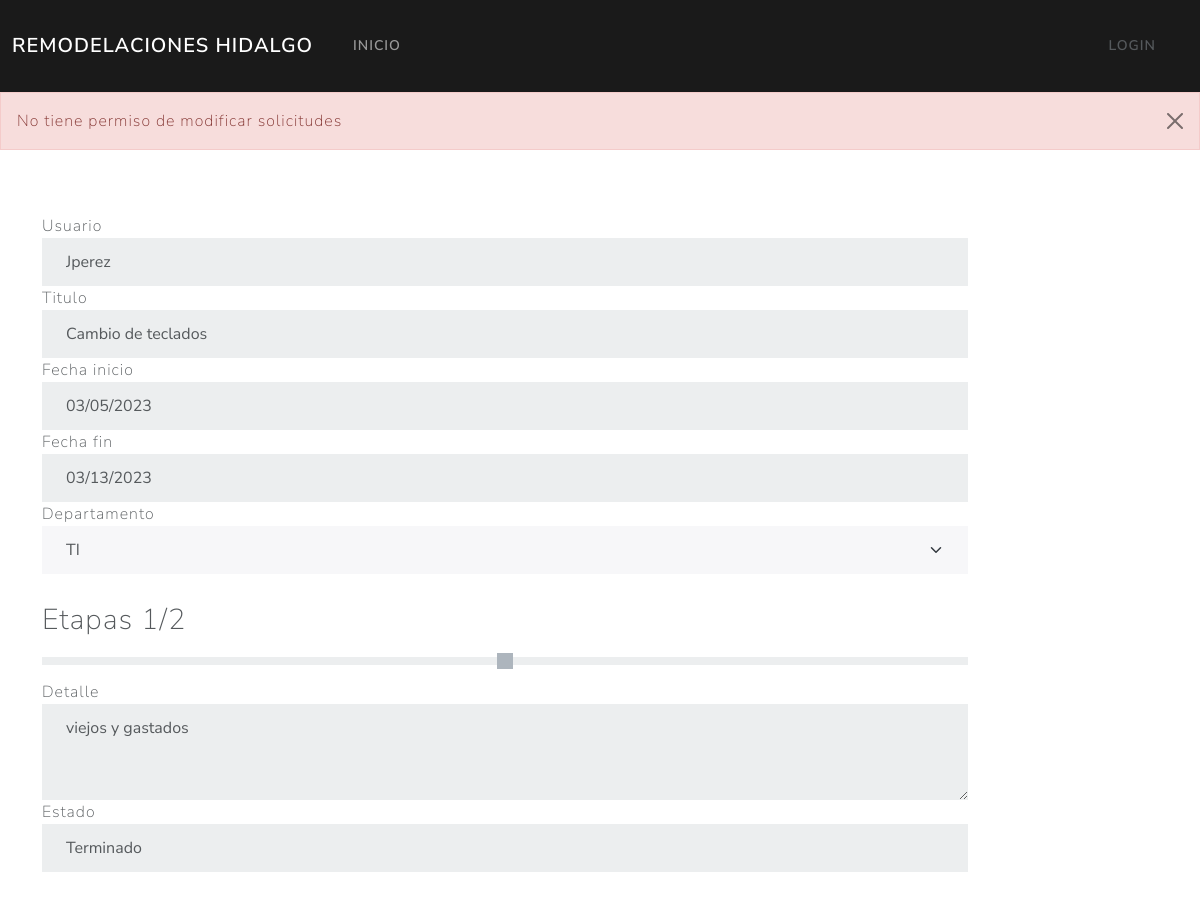
/editarSolicitud/3, run on the app's committed database.
### Solicitud/models.py (models this page shows, shortened)
class Solicitud(models.Model):
    id = models.AutoField(primary_key=True)
    titulo = models.CharField(max_length=30, null=False)
    detalle = models.CharField(max_length=300, null=False)
    fecha_Inicio = models.DateField(default=now())
    fecha_Fin = models.DateField(null=False)
    usuario = models.ForeignKey(User, on_delete=models.CASCADE)
    departamento = models.ForeignKey(Departamento, on_delete=models.CASCADE)
    etapas = models.SmallIntegerField()
    completadas = models.SmallIntegerField(default=0)
    estado = models.ForeignKey(estado, on_delete=models.CASCADE, default=1)
    agregado = models.DateTimeField(default=now())

class estado(models.Model):
    idEstado = models.AutoField(primary_key=True)
    nombre = models.CharField(max_length=20)
    def __str__(self):
        return self.nombre

### Solicitud/views.py (the view)
# urls.py: path('editarSolicitud/<codigo>', views.editarSolicitud, name='editarSolicitud'),
def editarSolicitud(request, codigo):
    if not request.user.has_perm('Solicitud.change_solicitud'):
        messages.error(request, 'No tiene permiso de modificar solicitudes')
    solicitud = Solicitud.objects.get(id=codigo)
    Departamentos = Departamento.objects.all()
    return render(request,'actualizarSolicitud.html',{
        's': solicitud,
        'dptos': Departamentos
    })

### templates/actualizarSolicitud.html (shortened to what this page needs)
{% extends "base.html" %}
{% block content %}
    <div class="container mt-5">
        <form action="/modificarSolicitud/" method="post">
            <fieldset>
                {% if perms.Solicitud.change_solicitud %}
                <input type="hidden" name="id" value="{{s.id}}">
                <input type="hidden" name="etapa" value="{{s.etapas}}">
                <legend>Solicitud de proyecto</legend>
                <div class="form-group row">
                    <label for="user">Usuario</label>
                    <div class="col-sm-10">
                        <input class="form-control" readonly type="text" name="user" value="{{s.usuario}}">
                    </div>
                    <label for="titulo">Titulo</label>
                    <div class="col-sm-10">
                        <input class="form-control" type="text" name="titulo" value="{{s.titulo}}">
                    </div>
                    <label for="fechainicio">Fecha inicio</label>
                    <div class="col-sm-10">
                        <input class="form-control" type="date" name="fechainicio" value="{{s.fecha_Inicio|date:'Y-m-d'}}">
                    </div>
                    <label for="fechafin">Fecha fin</label>
                    <div class="col-sm-10">
                        <input class="form-control" type="date" name="fechafin" value="{{s.fecha_Fin|date:'Y-m-d'}}">
                    </div>
                    <label for="departamento">Departamento</label>
                    <div class="col-sm-10">
                        <select class="form-select" name="departamento">
                            {% for dpto in dptos %}
                                {% if s.departamento.nombre == dpto.nombre %}
                                <option value="{{dpto.idDepartamento}}" selected>{{dpto.nombre}}</option>
                                {% endif %}
                                <option value="{{dpto.idDepartamento}}" >{{dpto.nombre}}</option>
                            {% endfor %}
                        </select>
                    </div>
                    <label class="form-label mt-4" for="rango" >Etapas <span id="valor">{{s.completadas}}/{{s.etapas}}</span></label>
                    <div class="col-sm-10">
                        <input class="form-range" type="range" id="completadas" name="completadas" class="form-range" min="0" max="{{s.etapas}}" step="1" id="customRange3" onchange="mostrarValor()" value="{{s.completadas}}">
                    </div>
                    <label for="detalle">Detalle</label>
                    <div class="col-sm-10">
                        <textarea rows="3" class="form-control" wrap="soft" name="detalle">{{s.detalle}}</textarea>
                    </div>
                    <label for="estado">Estado</label>
                    <div class="col-sm-10">
                        <input class="form-control" readonly type="text" name="estado" value="{{s.estado}}">
                    </div>
                </div>
                    <button type="submit" class="btn btn-primary mt-3 mb-4">Modificar</button>
                    <a href="/eliminarSolicitud/{{s.id}}/" class="btn btn-danger mt-3 mb-4">Eliminar</a>
                    <a href="{% url 'listaSolicitudes' %}" class="btn btn-primary mt-3 mb-4">Atras</a>
                {% else %}
                <div class="form-group row">
                    <label for="user">Usuario</label>
                    <div class="col-sm-10">
                        <input disabled class="form-control" readonly type="text" name="user" value="{{s.usuario}}">
                    </div>
                    <label for="titulo">Titulo</label>
                    <div class="col-sm-10">
                        <input disabled class="form-control" type="text" name="titulo" value="{{s.titulo}}">
                    </div>
                    <label for="fechainicio">Fecha inicio</label>
                    <div class="col-sm-10">
                        <input disabled class="form-control" type="date" name="fechainicio" value="{{s.fecha_Inicio|date:'Y-m-d'}}">
                    </div>
                    <label for="fechafin">Fecha fin</label>
                    <div class="col-sm-10">
                        <input disabled class="form-control" type="date" name="fechafin" value="{{s.fecha_Fin|date:'Y-m-d'}}">
                    </div>
                    <label for="departamento">Departamento</label>
                    <div class="col-sm-10">
                        <select disabled class="form-select" name="departamento">
                            {% for dpto in dptos %}
                                {% if s.departamento.nombre == dpto.nombre %}
                                <option value="{{dpto.idDepartamento}}" selected>{{dpto.nombre}}</option>
                                {% endif %}
                            {% endfor %}
                        </select>
                    </div>
                    <label class="form-label mt-4" for="rango" >Etapas <span id="valor">{{s.completadas}}/{{s.etapas}}</span></label>
                    <div class="col-sm-10">
                        <input disabled class="form-range" type="range" id="completadas" name="completadas" class="form-range" min="0" max="{{s.etapas}}" step="1" id="customRange3" onchange="mostrarValor()" value="{{s.completadas}}">
                    </div>
                    <label for="detalle">Detalle</label>
                    <div class="col-sm-10">
                        <textarea disabled rows="3" class="form-control" wrap="soft" name="detalle">{{s.detalle}}</textarea>
                    </div>
                    <label for="estado">Estado</label>
                    <div class="col-sm-10 mb-5">
                        <input disabled class="form-control" readonly type="text" name="estado" value="{{s.estado}}">
                    </div>
                </div>
                {% endif %}
            </fieldset>
        </form>
    </div>
{% endblock content %}

### static/css/style.css (style rules this page uses)
.form-label { font-size: 1.8rem; }

### data on the page
Solicitud: user "Jperez", titulo "Cambio de teclados", fechainicio "03/05/2023", fechafin "03/13/2023", completadas "1", etapas "2", detalle "viejos y gastados", estado "Terminado"

### other printed values
{{ m }} "No tiene permiso de modificar solicitudes"
form field departamento "TI"
